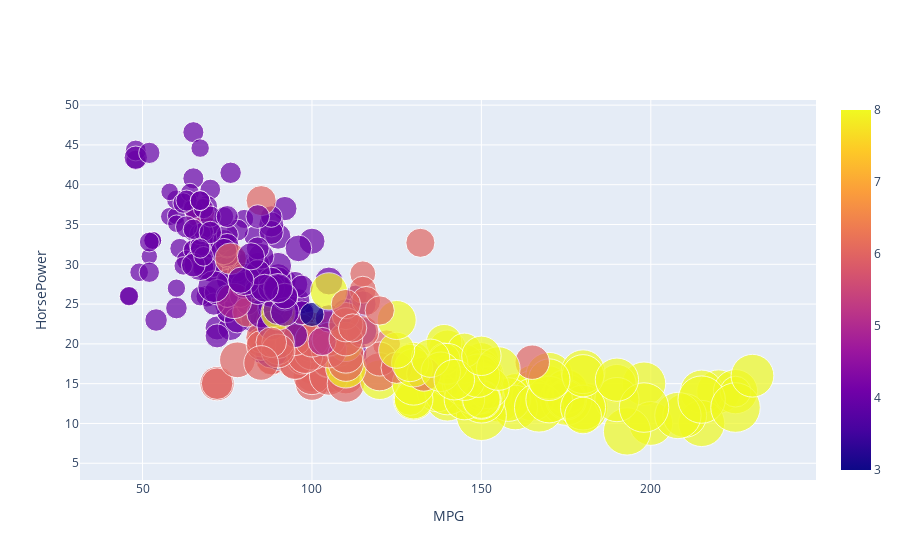

The notebook cell this image was saved under:
### Code cell
iplot(figure_or_data=go.Figure(data, layout))

### Figure 1 — Plotly figure (JSON) as saved in the notebook; plotly's stock layout.template omitted (floating-point values rounded to 4 significant figures; data arrays with more than 128 entries replaced by an {"elided": "..."} marker saying what was removed)
{"data": [{"marker": {"color": {"elided": "398 int values"}, "showscale": true, "size": {"elided": "398 float values"}}, "mode": "markers", "text": {"elided": "398 str values"}, "type": "scatter", "x": {"elided": "398 str values"}, "y": {"elided": "398 float values"}}], "layout": {"xaxis": {"title": {"text": "MPG"}}, "yaxis": {"title": {"text": "HorsePower"}}}}
